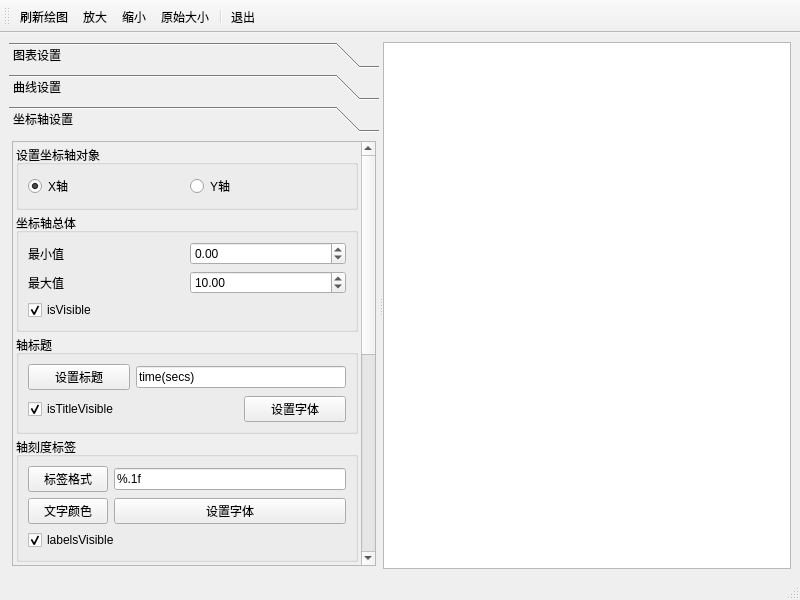
<?xml version="1.0" encoding="UTF-8"?>
<ui version="4.0">
 <class>MainWindow</class>
 <widget class="QMainWindow" name="MainWindow">
  <property name="geometry">
   <rect>
    <x>0</x>
    <y>0</y>
    <width>800</width>
    <height>600</height>
   </rect>
  </property>
  <property name="windowTitle">
   <string>MainWindow</string>
  </property>
  <property name="toolButtonStyle">
   <enum>Qt::ToolButtonStyle::ToolButtonTextUnderIcon</enum>
  </property>
  <widget class="QWidget" name="centralwidget">
   <layout class="QHBoxLayout" name="horizontalLayout">
    <item>
     <widget class="QSplitter" name="splitter">
      <property name="orientation">
       <enum>Qt::Orientation::Horizontal</enum>
      </property>
      <widget class="QToolBox" name="toolBox">
       <property name="minimumSize">
        <size>
         <width>260</width>
         <height>0</height>
        </size>
       </property>
       <property name="maximumSize">
        <size>
         <width>400</width>
         <height>16777215</height>
        </size>
       </property>
       <property name="frameShape">
        <enum>QFrame::Shape::NoFrame</enum>
       </property>
       <property name="currentIndex">
        <number>2</number>
       </property>
       <widget class="QWidget" name="page">
        <property name="geometry">
         <rect>
          <x>0</x>
          <y>0</y>
          <width>392</width>
          <height>396</height>
         </rect>
        </property>
        <attribute name="icon">
         <iconset resource="res.qrc">
          <normaloff>:/images/images/3.ico</normaloff>:/images/images/3.ico</iconset>
        </attribute>
        <attribute name="label">
         <string>图表设置</string>
        </attribute>
        <layout class="QVBoxLayout" name="verticalLayout_5">
         <property name="spacing">
          <number>3</number>
         </property>
         <property name="leftMargin">
          <number>3</number>
         </property>
         <property name="topMargin">
          <number>3</number>
         </property>
         <property name="rightMargin">
          <number>3</number>
         </property>
         <property name="bottomMargin">
          <number>3</number>
         </property>
         <item>
          <widget class="QScrollArea" name="scrollArea_2">
           <property name="widgetResizable">
            <bool>true</bool>
           </property>
           <widget class="QWidget" name="scrollAreaWidgetContents_2">
            <property name="geometry">
             <rect>
              <x>0</x>
              <y>0</y>
              <width>367</width>
              <height>484</height>
             </rect>
            </property>
            <layout class="QVBoxLayout" name="verticalLayout_4">
             <item>
              <widget class="QGroupBox" name="groupBox">
               <property name="title">
                <string>标题</string>
               </property>
               <layout class="QGridLayout" name="gridLayout_2">
                <item row="0" column="0">
                 <widget class="QLineEdit" name="editTitle"/>
                </item>
                <item row="0" column="1">
                 <widget class="QPushButton" name="btnSetTitle">
                  <property name="toolTip">
                   <string>设置标题文字</string>
                  </property>
                  <property name="text">
                   <string>设置</string>
                  </property>
                 </widget>
                </item>
                <item row="1" column="0" colspan="2">
                 <widget class="QPushButton" name="btnSetTitleFont">
                  <property name="text">
                   <string>设置标题字体</string>
                  </property>
                 </widget>
                </item>
               </layout>
              </widget>
             </item>
             <item>
              <widget class="QGroupBox" name="groupBox_4">
               <property name="title">
                <string>图例</string>
               </property>
               <layout class="QGridLayout" name="gridLayout_9">
                <item row="0" column="0">
                 <widget class="QRadioButton" name="radioButton">
                  <property name="text">
                   <string>上方</string>
                  </property>
                  <property name="checked">
                   <bool>true</bool>
                  </property>
                 </widget>
                </item>
                <item row="0" column="1">
                 <widget class="QRadioButton" name="radioButton_2">
                  <property name="text">
                   <string>下方</string>
                  </property>
                 </widget>
                </item>
                <item row="1" column="0">
                 <widget class="QRadioButton" name="radioButton_3">
                  <property name="text">
                   <string>左侧</string>
                  </property>
                 </widget>
                </item>
                <item row="1" column="1">
                 <widget class="QRadioButton" name="radioButton_4">
                  <property name="text">
                   <string>右侧</string>
                  </property>
                 </widget>
                </item>
                <item row="2" column="0">
                 <widget class="QCheckBox" name="chkLegendVisible">
                  <property name="text">
                   <string>图例可见</string>
                  </property>
                  <property name="checked">
                   <bool>true</bool>
                  </property>
                 </widget>
                </item>
                <item row="2" column="1">
                 <widget class="QCheckBox" name="chkBoxLegendBackground">
                  <property name="text">
                   <string>背景可见</string>
                  </property>
                 </widget>
                </item>
                <item row="3" column="0">
                 <widget class="QPushButton" name="btnLegendFont">
                  <property name="text">
                   <string>字体</string>
                  </property>
                 </widget>
                </item>
                <item row="3" column="1">
                 <widget class="QPushButton" name="btnLegendlabelColor">
                  <property name="text">
                   <string>标签颜色</string>
                  </property>
                 </widget>
                </item>
               </layout>
              </widget>
             </item>
             <item>
              <widget class="QGroupBox" name="groupBox_2">
               <property name="title">
                <string>边距</string>
               </property>
               <layout class="QGridLayout" name="gridLayout">
                <item row="0" column="0">
                 <widget class="QLabel" name="label">
                  <property name="text">
                   <string>左边距</string>
                  </property>
                  <property name="alignment">
                   <set>Qt::AlignmentFlag::AlignCenter</set>
                  </property>
                 </widget>
                </item>
                <item row="0" column="1">
                 <widget class="QSpinBox" name="spinMarginLeft">
                  <property name="minimum">
                   <number>10</number>
                  </property>
                  <property name="maximum">
                   <number>500</number>
                  </property>
                 </widget>
                </item>
                <item row="3" column="1">
                 <widget class="QSpinBox" name="spinMarginBottom">
                  <property name="minimum">
                   <number>10</number>
                  </property>
                  <property name="maximum">
                   <number>500</number>
                  </property>
                 </widget>
                </item>
                <item row="2" column="1">
                 <widget class="QSpinBox" name="spinMarginTop">
                  <property name="minimum">
                   <number>10</number>
                  </property>
                  <property name="maximum">
                   <number>500</number>
                  </property>
                 </widget>
                </item>
                <item row="3" column="0">
                 <widget class="QLabel" name="label_4">
                  <property name="text">
                   <string>下边距</string>
                  </property>
                  <property name="alignment">
                   <set>Qt::AlignmentFlag::AlignCenter</set>
                  </property>
                 </widget>
                </item>
                <item row="2" column="0">
                 <widget class="QLabel" name="label_3">
                  <property name="text">
                   <string>上边距</string>
                  </property>
                  <property name="alignment">
                   <set>Qt::AlignmentFlag::AlignCenter</set>
                  </property>
                 </widget>
                </item>
                <item row="1" column="0">
                 <widget class="QLabel" name="label_2">
                  <property name="text">
                   <string>右边距</string>
                  </property>
                  <property name="alignment">
                   <set>Qt::AlignmentFlag::AlignCenter</set>
                  </property>
                 </widget>
                </item>
                <item row="1" column="1">
                 <widget class="QSpinBox" name="spinMarginRight">
                  <property name="minimum">
                   <number>10</number>
                  </property>
                  <property name="maximum">
                   <number>500</number>
                  </property>
                 </widget>
                </item>
               </layout>
              </widget>
             </item>
             <item>
              <widget class="QGroupBox" name="groupBox_15">
               <property name="title">
                <string>动画效果</string>
               </property>
               <layout class="QGridLayout" name="gridLayout_10">
                <item row="0" column="0">
                 <widget class="QLabel" name="label_6">
                  <property name="text">
                   <string>动画效果</string>
                  </property>
                  <property name="alignment">
                   <set>Qt::AlignmentFlag::AlignCenter</set>
                  </property>
                 </widget>
                </item>
                <item row="0" column="1">
                 <widget class="QComboBox" name="cBoxAnimation">
                  <item>
                   <property name="text">
                    <string>NoAnimation</string>
                   </property>
                  </item>
                  <item>
                   <property name="text">
                    <string>GridAxisAnimations</string>
                   </property>
                  </item>
                  <item>
                   <property name="text">
                    <string>SeriesAnimations</string>
                   </property>
                  </item>
                  <item>
                   <property name="text">
                    <string>AllAnimations</string>
                   </property>
                  </item>
                 </widget>
                </item>
                <item row="1" column="0">
                 <widget class="QLabel" name="label_8">
                  <property name="text">
                   <string>主  题</string>
                  </property>
                  <property name="alignment">
                   <set>Qt::AlignmentFlag::AlignCenter</set>
                  </property>
                 </widget>
                </item>
                <item row="1" column="1">
                 <widget class="QComboBox" name="cBoxTheme">
                  <item>
                   <property name="text">
                    <string>Light</string>
                   </property>
                  </item>
                  <item>
                   <property name="text">
                    <string>BlueCerulean</string>
                   </property>
                  </item>
                  <item>
                   <property name="text">
                    <string>Dark</string>
                   </property>
                  </item>
                  <item>
                   <property name="text">
                    <string>BrownSand</string>
                   </property>
                  </item>
                  <item>
                   <property name="text">
                    <string>BlueNcs</string>
                   </property>
                  </item>
                  <item>
                   <property name="text">
                    <string>HighContrast</string>
                   </property>
                  </item>
                  <item>
                   <property name="text">
                    <string>BlueIcy</string>
                   </property>
                  </item>
                  <item>
                   <property name="text">
                    <string>Qt</string>
                   </property>
                  </item>
                 </widget>
                </item>
               </layout>
              </widget>
             </item>
            </layout>
           </widget>
          </widget>
         </item>
        </layout>
       </widget>
       <widget class="QWidget" name="page_2">
        <property name="geometry">
         <rect>
          <x>0</x>
          <y>0</y>
          <width>392</width>
          <height>396</height>
         </rect>
        </property>
        <attribute name="icon">
         <iconset resource="res.qrc">
          <normaloff>:/images/images/dis3.ico</normaloff>:/images/images/dis3.ico</iconset>
        </attribute>
        <attribute name="label">
         <string>曲线设置</string>
        </attribute>
        <layout class="QVBoxLayout" name="verticalLayout_10">
         <property name="spacing">
          <number>3</number>
         </property>
         <property name="leftMargin">
          <number>3</number>
         </property>
         <property name="topMargin">
          <number>3</number>
         </property>
         <property name="rightMargin">
          <number>3</number>
         </property>
         <property name="bottomMargin">
          <number>3</number>
         </property>
         <item>
          <widget class="QScrollArea" name="scrollArea_3">
           <property name="widgetResizable">
            <bool>true</bool>
           </property>
           <widget class="QWidget" name="scrollAreaWidgetContents_3">
            <property name="geometry">
             <rect>
              <x>0</x>
              <y>0</y>
              <width>367</width>
              <height>430</height>
             </rect>
            </property>
            <layout class="QVBoxLayout" name="verticalLayout_9">
             <item>
              <widget class="QGroupBox" name="groupBox_12">
               <property name="maximumSize">
                <size>
                 <width>16777215</width>
                 <height>60</height>
                </size>
               </property>
               <property name="title">
                <string>选择操作序列</string>
               </property>
               <layout class="QHBoxLayout" name="horizontalLayout_3">
                <item>
                 <widget class="QRadioButton" name="radioSeries0">
                  <property name="text">
                   <string>Sin近似曲线</string>
                  </property>
                  <property name="checked">
                   <bool>true</bool>
                  </property>
                 </widget>
                </item>
                <item>
                 <widget class="QRadioButton" name="radioSeries1">
                  <property name="text">
                   <string>Cos近似曲线</string>
                  </property>
                 </widget>
                </item>
               </layout>
              </widget>
             </item>
             <item>
              <widget class="QGroupBox" name="groupBox_13">
               <property name="title">
                <string>曲线外观</string>
               </property>
               <layout class="QGridLayout" name="gridLayout_3">
                <item row="0" column="0">
                 <widget class="QPushButton" name="btnSeriesName">
                  <property name="enabled">
                   <bool>false</bool>
                  </property>
                  <property name="text">
                   <string>序列名称</string>
                  </property>
                 </widget>
                </item>
                <item row="0" column="1">
                 <widget class="QLineEdit" name="editSeriesName">
                  <property name="text">
                   <string>Sin近似曲线</string>
                  </property>
                 </widget>
                </item>
                <item row="1" column="0">
                 <widget class="QCheckBox" name="chkSeriesVisible">
                  <property name="text">
                   <string>序列可见</string>
                  </property>
                  <property name="checked">
                   <bool>true</bool>
                  </property>
                 </widget>
                </item>
                <item row="1" column="1">
                 <widget class="QCheckBox" name="chkPointVisible">
                  <property name="text">
                   <string>数据点可见</string>
                  </property>
                 </widget>
                </item>
                <item row="2" column="0">
                 <widget class="QPushButton" name="btnSeriesColor">
                  <property name="text">
                   <string>曲线颜色</string>
                  </property>
                 </widget>
                </item>
                <item row="2" column="1">
                 <widget class="QPushButton" name="btnSeriesPen">
                  <property name="text">
                   <string>曲线Pen</string>
                  </property>
                 </widget>
                </item>
                <item row="3" column="0">
                 <widget class="QLabel" name="label_5">
                  <property name="text">
                   <string>透明度</string>
                  </property>
                  <property name="alignment">
                   <set>Qt::AlignmentFlag::AlignCenter</set>
                  </property>
                 </widget>
                </item>
                <item row="3" column="1">
                 <widget class="QSlider" name="sliderSeriesOpacity">
                  <property name="maximum">
                   <number>10</number>
                  </property>
                  <property name="pageStep">
                   <number>2</number>
                  </property>
                  <property name="value">
                   <number>10</number>
                  </property>
                  <property name="orientation">
                   <enum>Qt::Orientation::Horizontal</enum>
                  </property>
                 </widget>
                </item>
               </layout>
              </widget>
             </item>
             <item>
              <widget class="QGroupBox" name="groupBox_3">
               <property name="title">
                <string>数据点标签</string>
               </property>
               <layout class="QVBoxLayout" name="verticalLayout_7">
                <item>
                 <widget class="QCheckBox" name="chkPointLabelVisible">
                  <property name="text">
                   <string>数据点标签可见</string>
                  </property>
                 </widget>
                </item>
                <item>
                 <widget class="QPushButton" name="btnSeriesLabColor">
                  <property name="text">
                   <string>标签颜色</string>
                  </property>
                 </widget>
                </item>
                <item>
                 <widget class="QPushButton" name="btnSeriesLabFont">
                  <property name="text">
                   <string>标签字体</string>
                  </property>
                 </widget>
                </item>
                <item>
                 <widget class="QGroupBox" name="groupBox_14">
                  <property name="title">
                   <string>标签格式</string>
                  </property>
                  <layout class="QVBoxLayout" name="verticalLayout_6">
                   <item>
                    <widget class="QRadioButton" name="radioSeriesLabFormat0">
                     <property name="text">
                      <string>@yPoint</string>
                     </property>
                     <property name="checked">
                      <bool>true</bool>
                     </property>
                    </widget>
                   </item>
                   <item>
                    <widget class="QRadioButton" name="radioSeriesLabFormat1">
                     <property name="text">
                      <string>(@xPoint, @yPoint)</string>
                     </property>
                    </widget>
                   </item>
                  </layout>
                 </widget>
                </item>
               </layout>
              </widget>
             </item>
            </layout>
           </widget>
          </widget>
         </item>
        </layout>
       </widget>
       <widget class="QWidget" name="page_3">
        <property name="geometry">
         <rect>
          <x>0</x>
          <y>0</y>
          <width>392</width>
          <height>396</height>
         </rect>
        </property>
        <attribute name="icon">
         <iconset resource="res.qrc">
          <normaloff>:/images/images/39.ico</normaloff>:/images/images/39.ico</iconset>
        </attribute>
        <attribute name="label">
         <string>坐标轴设置</string>
        </attribute>
        <layout class="QVBoxLayout" name="verticalLayout_3">
         <property name="spacing">
          <number>3</number>
         </property>
         <property name="leftMargin">
          <number>3</number>
         </property>
         <property name="topMargin">
          <number>3</number>
         </property>
         <property name="rightMargin">
          <number>3</number>
         </property>
         <property name="bottomMargin">
          <number>3</number>
         </property>
         <item>
          <widget class="QScrollArea" name="scrollArea">
           <property name="verticalScrollBarPolicy">
            <enum>Qt::ScrollBarPolicy::ScrollBarAsNeeded</enum>
           </property>
           <property name="widgetResizable">
            <bool>true</bool>
           </property>
           <widget class="QWidget" name="scrollAreaWidgetContents">
            <property name="geometry">
             <rect>
              <x>0</x>
              <y>-403</y>
              <width>367</width>
              <height>791</height>
             </rect>
            </property>
            <layout class="QVBoxLayout" name="verticalLayout_2">
             <property name="spacing">
              <number>3</number>
             </property>
             <property name="leftMargin">
              <number>3</number>
             </property>
             <property name="topMargin">
              <number>3</number>
             </property>
             <property name="rightMargin">
              <number>3</number>
             </property>
             <property name="bottomMargin">
              <number>3</number>
             </property>
             <item>
              <widget class="QGroupBox" name="groupBox_7">
               <property name="title">
                <string>设置坐标轴对象</string>
               </property>
               <layout class="QHBoxLayout" name="horizontalLayout_2">
                <item>
                 <widget class="QRadioButton" name="radioX">
                  <property name="text">
                   <string>X轴</string>
                  </property>
                  <property name="checked">
                   <bool>true</bool>
                  </property>
                 </widget>
                </item>
                <item>
                 <widget class="QRadioButton" name="radioY">
                  <property name="text">
                   <string>Y轴</string>
                  </property>
                  <property name="checked">
                   <bool>false</bool>
                  </property>
                 </widget>
                </item>
               </layout>
              </widget>
             </item>
             <item>
              <widget class="QGroupBox" name="groupBox_8">
               <property name="title">
                <string>坐标轴总体</string>
               </property>
               <layout class="QGridLayout" name="gridLayout_4">
                <item row="0" column="0">
                 <widget class="QLabel" name="label_7">
                  <property name="text">
                   <string>最小值</string>
                  </property>
                 </widget>
                </item>
                <item row="1" column="0">
                 <widget class="QLabel" name="label_11">
                  <property name="text">
                   <string>最大值</string>
                  </property>
                 </widget>
                </item>
                <item row="2" column="0" colspan="2">
                 <widget class="QCheckBox" name="chkBoxVisible">
                  <property name="text">
                   <string>isVisible</string>
                  </property>
                  <property name="checked">
                   <bool>true</bool>
                  </property>
                 </widget>
                </item>
                <item row="0" column="1">
                 <widget class="QDoubleSpinBox" name="spinAxisMin">
                  <property name="minimum">
                   <double>-1000.000000000000000</double>
                  </property>
                  <property name="maximum">
                   <double>1000.000000000000000</double>
                  </property>
                 </widget>
                </item>
                <item row="1" column="1">
                 <widget class="QDoubleSpinBox" name="spinAxisMax">
                  <property name="minimum">
                   <double>-1000.000000000000000</double>
                  </property>
                  <property name="maximum">
                   <double>1000.000000000000000</double>
                  </property>
                  <property name="value">
                   <double>10.000000000000000</double>
                  </property>
                 </widget>
                </item>
               </layout>
              </widget>
             </item>
             <item>
              <widget class="QGroupBox" name="groupBox_6">
               <property name="title">
                <string>轴标题</string>
               </property>
               <layout class="QGridLayout" name="gridLayout_6">
                <item row="0" column="1" colspan="2">
                 <widget class="QLineEdit" name="editAxisTitle">
                  <property name="text">
                   <string>time(secs)</string>
                  </property>
                 </widget>
                </item>
                <item row="1" column="2">
                 <widget class="QPushButton" name="btnAxisSetTitleFont">
                  <property name="text">
                   <string>设置字体</string>
                  </property>
                 </widget>
                </item>
                <item row="0" column="0">
                 <widget class="QPushButton" name="btnAxisSetTitle">
                  <property name="text">
                   <string>设置标题</string>
                  </property>
                 </widget>
                </item>
                <item row="1" column="0" colspan="2">
                 <widget class="QCheckBox" name="chkBoxAxisTitle">
                  <property name="text">
                   <string>isTitleVisible</string>
                  </property>
                  <property name="checked">
                   <bool>true</bool>
                  </property>
                 </widget>
                </item>
               </layout>
              </widget>
             </item>
             <item>
              <widget class="QGroupBox" name="groupBox_10">
               <property name="title">
                <string>轴刻度标签</string>
               </property>
               <layout class="QGridLayout" name="gridLayout_7">
                <item row="0" column="0">
                 <widget class="QPushButton" name="pushButton">
                  <property name="enabled">
                   <bool>true</bool>
                  </property>
                  <property name="text">
                   <string>标签格式</string>
                  </property>
                 </widget>
                </item>
                <item row="0" column="1">
                 <widget class="QLineEdit" name="editAxisLabelFormat">
                  <property name="text">
                   <string>%.1f</string>
                  </property>
                 </widget>
                </item>
                <item row="1" column="0">
                 <widget class="QPushButton" name="btnAxisLabelColor">
                  <property name="text">
                   <string>文字颜色</string>
                  </property>
                 </widget>
                </item>
                <item row="1" column="1">
                 <widget class="QPushButton" name="btnAxisLabelFont">
                  <property name="text">
                   <string>设置字体</string>
                  </property>
                 </widget>
                </item>
                <item row="2" column="0" colspan="2">
                 <widget class="QCheckBox" name="chkBoxLabelsVisible">
                  <property name="text">
                   <string>labelsVisible</string>
                  </property>
                  <property name="checked">
                   <bool>true</bool>
                  </property>
                 </widget>
                </item>
               </layout>
              </widget>
             </item>
             <item>
              <widget class="QGroupBox" name="groupBox_11">
               <property name="title">
                <string>GridLine</string>
               </property>
               <layout class="QVBoxLayout" name="verticalLayout">
                <item>
                 <widget class="QCheckBox" name="chkGridLineVisible">
                  <property name="text">
                   <string>isGridLineVisible</string>
                  </property>
                  <property name="checked">
                   <bool>true</bool>
                  </property>
                 </widget>
                </item>
                <item>
                 <widget class="QPushButton" name="btnGridLineColor">
                  <property name="text">
                   <string>gridLineColor</string>
                  </property>
                 </widget>
                </item>
                <item>
                 <widget class="QPushButton" name="pushButton_10">
                  <property name="text">
                   <string>gridLinePen</string>
                  </property>
                 </widget>
                </item>
               </layout>
              </widget>
             </item>
             <item>
              <widget class="QGroupBox" name="groupBox_9">
               <property name="title">
                <string>Axis and Ticks</string>
               </property>
               <layout class="QGridLayout" name="gridLayout_5">
                <item row="3" column="0" colspan="2">
                 <widget class="QPushButton" name="btnAxisLinePenColor">
                  <property name="text">
                   <string>linePenColor</string>
                  </property>
                 </widget>
                </item>
                <item row="0" column="1">
                 <widget class="QSpinBox" name="spinTickCount">
                  <property name="minimum">
                   <number>1</number>
                  </property>
                  <property name="maximum">
                   <number>1000</number>
                  </property>
                  <property name="value">
                   <number>10</number>
                  </property>
                 </widget>
                </item>
                <item row="1" column="0" colspan="2">
                 <widget class="QCheckBox" name="chkAxisLineVisible">
                  <property name="text">
                   <string>isLineVisible</string>
                  </property>
                  <property name="checked">
                   <bool>true</bool>
                  </property>
                 </widget>
                </item>
                <item row="0" column="0">
                 <widget class="QLabel" name="label_9">
                  <property name="text">
                   <string>Tick个数</string>
                  </property>
                  <property name="alignment">
                   <set>Qt::AlignmentFlag::AlignCenter</set>
                  </property>
                 </widget>
                </item>
                <item row="2" column="0" colspan="2">
                 <widget class="QPushButton" name="btnAxisLinePen">
                  <property name="text">
                   <string>linePen</string>
                  </property>
                 </widget>
                </item>
               </layout>
              </widget>
             </item>
             <item>
              <widget class="QGroupBox" name="groupBox_5">
               <property name="title">
                <string>MinorTick</string>
               </property>
               <layout class="QGridLayout" name="gridLayout_8">
                <item row="0" column="0">
                 <widget class="QLabel" name="label_10">
                  <property name="text">
                   <string>MinorTick个数</string>
                  </property>
                  <property name="alignment">
                   <set>Qt::AlignmentFlag::AlignCenter</set>
                  </property>
                 </widget>
                </item>
                <item row="0" column="1">
                 <widget class="QSpinBox" name="spinMinorTickCount">
                  <property name="value">
                   <number>0</number>
                  </property>
                 </widget>
                </item>
                <item row="1" column="0" colspan="2">
                 <widget class="QCheckBox" name="chkMinorTickVisible">
                  <property name="text">
                   <string>isMinorGridLineVisible</string>
                  </property>
                  <property name="checked">
                   <bool>true</bool>
                  </property>
                 </widget>
                </item>
                <item row="2" column="0" colspan="2">
                 <widget class="QPushButton" name="btnMinorColor">
                  <property name="text">
                   <string>minorGridLineColor</string>
                  </property>
                 </widget>
                </item>
                <item row="3" column="0" colspan="2">
                 <widget class="QPushButton" name="btnMinorPen">
                  <property name="text">
                   <string>minorGridLinePen</string>
                  </property>
                 </widget>
                </item>
               </layout>
              </widget>
             </item>
            </layout>
           </widget>
          </widget>
         </item>
        </layout>
       </widget>
      </widget>
      <widget class="QChartView" name="chartView"/>
     </widget>
    </item>
   </layout>
  </widget>
  <widget class="QMenuBar" name="menubar">
   <property name="geometry">
    <rect>
     <x>0</x>
     <y>0</y>
     <width>800</width>
     <height>22</height>
    </rect>
   </property>
  </widget>
  <widget class="QStatusBar" name="statusbar"/>
  <widget class="QToolBar" name="toolBar">
   <property name="windowTitle">
    <string>toolBar</string>
   </property>
   <attribute name="toolBarArea">
    <enum>TopToolBarArea</enum>
   </attribute>
   <attribute name="toolBarBreak">
    <bool>false</bool>
   </attribute>
   <addaction name="actDraw"/>
   <addaction name="actZoomIn"/>
   <addaction name="actZoomOut"/>
   <addaction name="actZoomReset"/>
   <addaction name="separator"/>
   <addaction name="actQuit"/>
  </widget>
  <action name="actDraw">
   <property name="icon">
    <iconset resource="res.qrc">
     <normaloff>:/images/images/828.bmp</normaloff>:/images/images/828.bmp</iconset>
   </property>
   <property name="text">
    <string>刷新绘图</string>
   </property>
   <property name="toolTip">
    <string>刷新绘图</string>
   </property>
  </action>
  <action name="actQuit">
   <property name="icon">
    <iconset resource="res.qrc">
     <normaloff>:/images/images/132.bmp</normaloff>:/images/images/132.bmp</iconset>
   </property>
   <property name="text">
    <string>退出</string>
   </property>
   <property name="toolTip">
    <string>退出</string>
   </property>
  </action>
  <action name="actZoomIn">
   <property name="icon">
    <iconset resource="res.qrc">
     <normaloff>:/images/images/418.bmp</normaloff>:/images/images/418.bmp</iconset>
   </property>
   <property name="text">
    <string>放大</string>
   </property>
   <property name="toolTip">
    <string>放大</string>
   </property>
  </action>
  <action name="actZoomOut">
   <property name="icon">
    <iconset resource="res.qrc">
     <normaloff>:/images/images/416.bmp</normaloff>:/images/images/416.bmp</iconset>
   </property>
   <property name="text">
    <string>缩小</string>
   </property>
   <property name="toolTip">
    <string>缩小</string>
   </property>
  </action>
  <action name="actZoomReset">
   <property name="icon">
    <iconset resource="res.qrc">
     <normaloff>:/images/images/414.bmp</normaloff>:/images/images/414.bmp</iconset>
   </property>
   <property name="text">
    <string>原始大小</string>
   </property>
   <property name="toolTip">
    <string>还原为原始大小</string>
   </property>
  </action>
 </widget>
 <customwidgets>
  <customwidget>
   <class>QChartView</class>
   <extends>QGraphicsView</extends>
   <header location="global">qchartview.h</header>
  </customwidget>
 </customwidgets>
 <resources>
  <include location="res.qrc"/>
 </resources>
 <connections>
  <connection>
   <sender>actQuit</sender>
   <signal>triggered()</signal>
   <receiver>MainWindow</receiver>
   <slot>close()</slot>
   <hints>
    <hint type="sourcelabel">
     <x>-1</x>
     <y>-1</y>
    </hint>
    <hint type="destinationlabel">
     <x>399</x>
     <y>299</y>
    </hint>
   </hints>
  </connection>
 </connections>
</ui>
